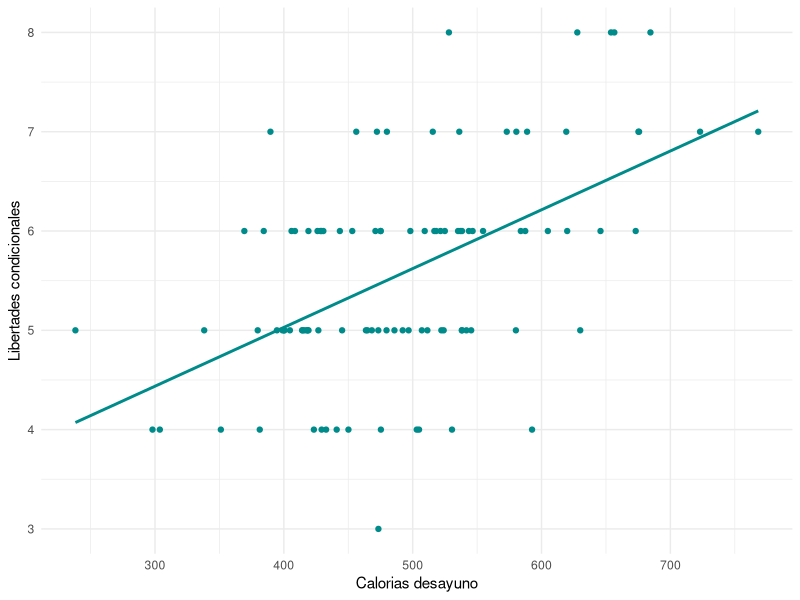
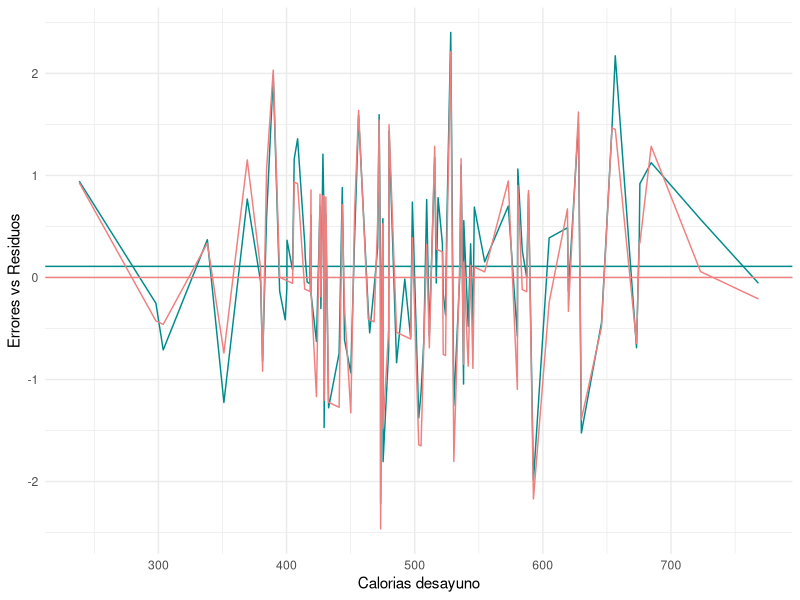

Write the R code that produced these figures, in order. (Note: this script raises an error after producing the figures.)
## ---- chunk 1

library(tidyverse)
## ---- chunk 2

beta_cero <- 3
## ---- chunk 3

beta_uno <- 0.005
## ---- chunk 4

set.seed(1)

u <- rnorm(100, 0, 1)
## ---- chunk 5

set.seed(9)

x <- rnorm(100, 500, 100)
## ---- chunk 6

y <- beta_cero + beta_uno*x + u

y <- round(y)
## ---- chunk 7

hungry_judge <- data.frame(calorias = x, libertades = y)
## ---- chunk 8

ggplot(data = hungry_judge, aes(x=calorias, y=libertades))+
  geom_point(color="cyan4")+
  geom_smooth(method = "lm", se=FALSE, color = "cyan4")+
  xlab("Calorias desayuno")+
  ylab("Libertades condicionales")+
  theme_minimal()
## ---- chunk 9

modelo_hungry_judge <- lm(libertades~calorias, data = hungry_judge)

summary(modelo_hungry_judge)
## ---- chunk 10

# Método 1, calcular los valores ajustados y los residuos de forma manual a partir de los coeficientes del modelo. Pueden acceder a los coeficientes del modelo con la sintaxis modelo_hungry_judge$coefficients[i]

modelo_hungry_judge$fitted <- modelo_hungry_judge$coefficients[1] + modelo_hungry_judge$coefficients[1]*hungry_judge$calorias

hungry_judge$residual <- hungry_judge$libertades - modelo_hungry_judge$fitted

# Método 2, extraer los valores ajustados y residuos directamente del objeto modelo con modelo_hungry_judge$fitted.values y modelo_hungry_judge$residuals

hungry_judge$fitted <- modelo_hungry_judge$fitted.values

hungry_judge$residual <- modelo_hungry_judge$residuals

# Método 3, extraer con las funciones fitted() y residuals()

hungry_judge$fitted <- fitted(modelo_hungry_judge)

hungry_judge$residual <- residuals(modelo_hungry_judge)

## ---- chunk 11

SST <- sum((hungry_judge$libertades - mean(hungry_judge$libertades))^2)
## ---- chunk 12

SSE <- sum((hungry_judge$fitted - mean(hungry_judge$libertades))^2)
## ---- chunk 13

SSR <- sum(hungry_judge$residual^2)
## ---- chunk 14

SST == SSE + SSR
## ---- chunk 15

r_squared <- SSE/SST

r_squared <- 1 - SSR/SST
## ---- chunk 16

hungry_judge$error <- u
## ---- chunk 17

ggplot(hungry_judge, aes(x=calorias))+
  geom_line(aes(y=error), color="cyan4")+
  geom_hline(yintercept = mean(hungry_judge$error), color="cyan4")+
  geom_line(aes(y=residual), color="lightcoral")+
  geom_hline(yintercept = mean(hungry_judge$residual), color="lightcoral")+
  xlab("Calorias desayuno")+
  ylab("Errores vs Residuos")+
  theme_minimal()
## ---- chunk 18

SST_x <- sum((hungry_judge$calorias - mean(hungry_judge$calorias))^2)

d <- hungry_judge$calorias - mean(hungry_judge$calorias)

beta_hat <- modelo_hungry_judge$coefficients[2]

print(beta_hat)

beta_hat_formula <- beta_uno + 1/SST_x * sum(d*u)

print(beta_hat_formula)

beta_hat == beta_hat_formula
## ---- chunk 19

var(u)
## ---- chunk 20

varianza_error_estimada <- SSR/(nrow(hungry_judge)-2)

print(varianza_error_estimada)
## ---- chunk 21

SER <- sqrt(varianza_error_estimada)

print(SER)
## ---- chunk 22

error_beta_hat <- SER/sqrt(SST_x)

print(error_beta_hat)
## ---- chunk 23

summary_hungry_judge <- summary(modelo_hungry_judge)

error_beta_modelo <- summary_hungry_judge$coefficients[2, "Std. Error"]

print(error_beta_modelo)

print(error_beta_hat)

error_beta_hat==error_beta_modelo
## ---- chunk 24

hungry_judge$calorias100 <- hungry_judge$calorias / 100

## ---- chunk 25

modelo_hungry_judge_ajustado <- lm(libertades ~ calorias100, data = hungry_judge)

summary(modelo_hungry_judge_ajustado)
## ---- chunk 26

desayunos <- read.csv(file = "desayunos.csv")
## ---- chunk 27

modelo_desayunos <- lm(libertades ~ cafe_misericordia, data = desayunos)

summary(modelo_desayunos)
## ---- chunk 28

alpha <- 4

tau <- 2

x_dummy <- rbinom(100, 1, 0.5)

y <- round(alpha + tau*x_dummy + u)

hungry_judge_ate <- data.frame(libertades = y, cafe_misericordia = x_dummy)

write.csv(hungry_judge_ate, file = "desayunos.csv", row.names = FALSE)
